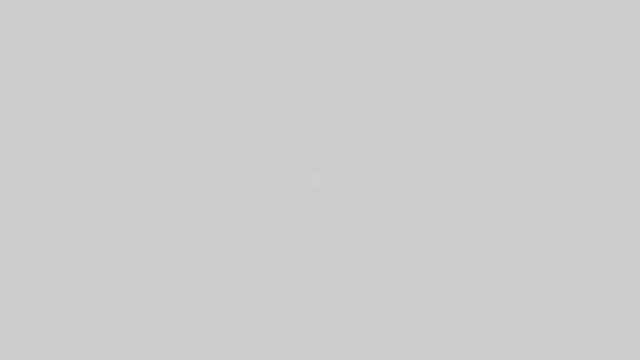
Frame 1 (no input)
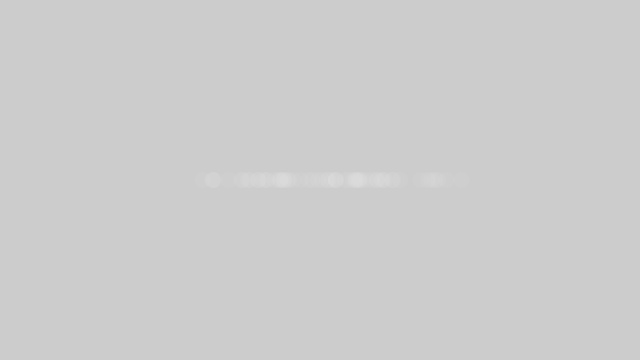
Frame 60 (the mouse pressed at the canvas centre just before this capture)
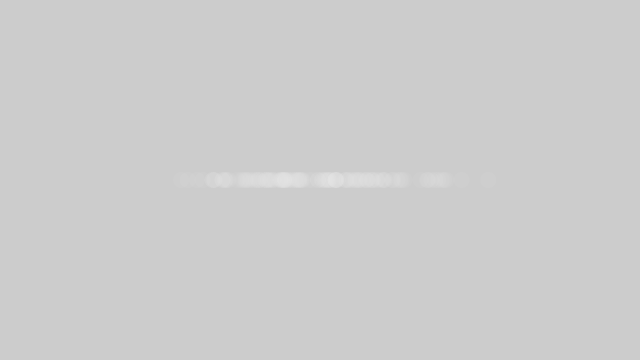
Frame 120 (the mouse held since frame 60 and released just before this capture)

The Processing sketch that drew these frames (run headless with seeded random() and noise(); from frame 60 on, the mouse is pressed at the canvas centre):

// Processing sketch: Gaussian
// ── Gaussian.pde
import java.util.Random;
Random generator;

void setup(){
  size(640, 360);
  generator = new Random();
}

void draw(){
  float num = (float) generator.nextGaussian();
  float sd = 60;
  float mean = 320;
  
  float x = sd * num + mean;
  
  noStroke();
  fill(255, 10);
  ellipse(x, 180, 16, 16);
}
